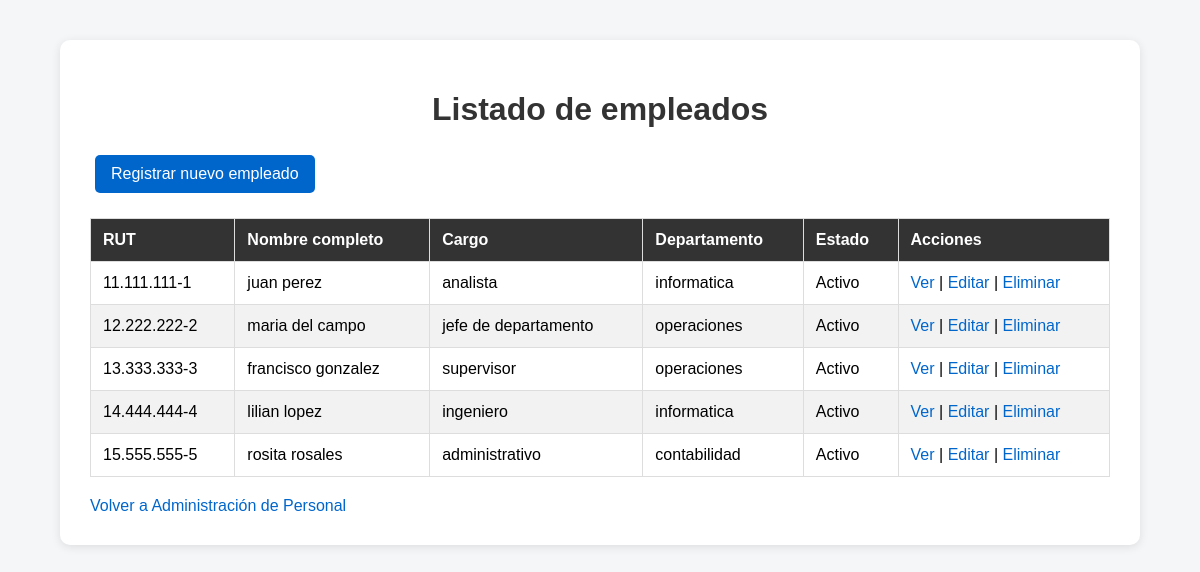
/personal/empleados/ (signed in), run on the app's committed database.
### personal/models.py (models this page shows, shortened)
class Empleado(models.Model):
    ESTADOS = [
        ('Activo', 'Activo'),
        ('Inactivo', 'Inactivo'),
    ]
    rut = models.CharField(
        max_length=12,
        unique=True
    )
    nombre = models.CharField(
        max_length=100
    )
    apellido = models.CharField(
        max_length=100
    )
    correo = models.EmailField()
    telefono = models.CharField(
        max_length=20
    )
    fecha_ingreso = models.DateField()
    cargo = models.ForeignKey(
        Cargo,
        on_delete=models.PROTECT
    )
    departamento = models.ForeignKey(
        Departamento,
        on_delete=models.PROTECT
    )
    estado = models.CharField(
        max_length=10,
        choices=ESTADOS,
        default='Activo'
    )

class Cargo(models.Model):
    nombre = models.CharField(max_length=100)
    descripcion = models.TextField(blank=True)
    def __str__(self):
        return self.nombre

class Departamento(models.Model):
    nombre = models.CharField(max_length=100)
    descripcion = models.TextField(blank=True)
    def __str__(self):
        return self.nombre

### personal/views.py (the view)
@login_required
def lista_empleados(request):
    empleados = Empleado.objects.all()
    return render(
        request,
        'personal/lista_empleados.html',
        {
            'empleados': empleados
        }
    )

### personal/templates/personal/lista_empleados.html (shortened to what this page needs)
{% load static %}
<!DOCTYPE html>
<html lang="es">
<head>
    <link rel="stylesheet"
          href="{% static 'personal/estilos.css' %}">
</head>
<body>
<div class="contenedor">
    <h1>Listado de empleados</h1>
    <a class="boton"
       href="{% url 'crear_empleado' %}">
        Registrar nuevo empleado
    </a>
    <table>
        <thead>
            <tr>
                <th>RUT</th>
                <th>Nombre completo</th>
                <th>Cargo</th>
                <th>Departamento</th>
                <th>Estado</th>
                <th>Acciones</th>
            </tr>
        </thead>
        <tbody>
        {% for empleado in empleados %}
            <tr>
                <td>
                    {{ empleado.rut }}
                </td>
                <td>
                    {{ empleado.nombre }}
                    {{ empleado.apellido }}
                </td>
                <td>
                    {{ empleado.cargo }}
                </td>
                <td>
                    {{ empleado.departamento }}
                </td>
                <td>
                    {{ empleado.estado }}
                </td>
                <td>
                    <a href="{% url 'detalle_empleado' empleado.id %}">
                        Ver
                    </a>
                    |
                    <a href="{% url 'editar_empleado' empleado.id %}">
                        Editar
                    </a>
                    |
                    <a href="{% url 'eliminar_empleado' empleado.id %}">
                        Eliminar
                    </a>
                </td>
            </tr>
        {% empty %}
            <tr>
                <td colspan="6">
                    No existen empleados registrados.
                </td>
            </tr>
        {% endfor %}
        </tbody>
    </table>
    <div class="acciones">
        <a href="{% url 'inicio_personal' %}">
            Volver a Administración de Personal
        </a>
    </div>
</div>
</body>
</html>

### personal/static/personal/estilos.css (style rules this page uses)
body { font-family: Arial, sans-serif; background-color: #f4f6f8; margin: 0; padding: 0; }
.contenedor { width: 85%; max-width: 1100px; margin: 40px auto; background-color: white; padding: 30px; border-radius: 10px; box-shadow: 0 2px 10px rgba(0, 0, 0, 0.1); }
h1 { text-align: center; color: #333; }
a { color: #0066cc; text-decoration: none; }
.boton { display: inline-block; padding: 10px 16px; margin: 5px; background-color: #0066cc; color: white; text-decoration: none; border-radius: 5px; border: none; cursor: pointer; }
table { width: 100%; border-collapse: collapse; margin-top: 20px; }
th, td { border: 1px solid #ddd; padding: 12px; text-align: left; }
th { background-color: #333; color: white; }
tr:nth-child(even) { background-color: #f2f2f2; }
.acciones { margin-top: 20px; }

### data on the page
Empleado: rut "11.111.111-1", nombre "juan", apellido "perez", cargo "analista", departamento "informatica", estado "Activo"
Empleado: rut "12.222.222-2", nombre "maria", apellido "del campo", cargo "jefe de departamento", departamento "operaciones", estado "Activo"
Empleado: rut "13.333.333-3", nombre "francisco", apellido "gonzalez", cargo "supervisor", departamento "operaciones", estado "Activo"
Empleado: rut "14.444.444-4", nombre "lilian", apellido "lopez", cargo "ingeniero", departamento "informatica", estado "Activo"
Empleado: rut "15.555.555-5", nombre "rosita", apellido "rosales", cargo "administrativo", departamento "contabilidad", estado "Activo"
